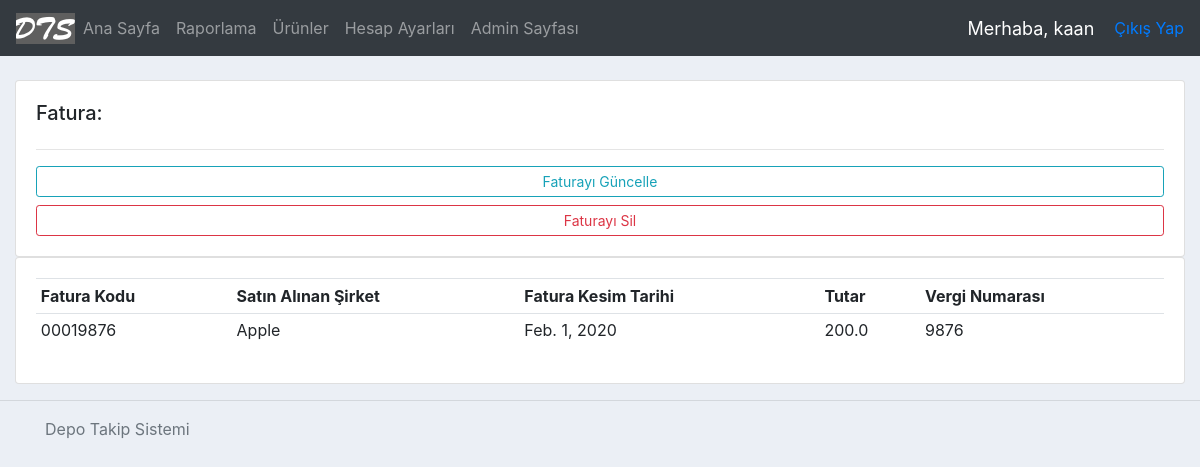
The page /invoice/17/ (signed in) on the database as committed earlier.
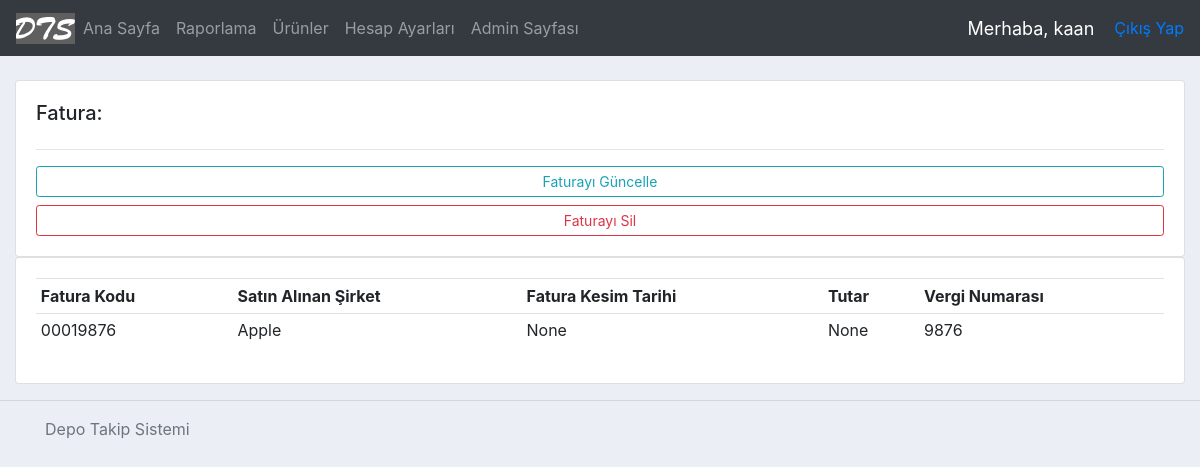
The same page on the database as committed later.
### accounts/models.py (models this page shows, shortened)
class Invoice(models.Model): #fatura
    invoiceCode = models.CharField( max_length = 200 )
    vendor = models.CharField( max_length=200, blank=True, null=True ) #faturayı kesen firma
    date = models.DateField( blank=True, null=True) #fatura kesim tarihi
    sum = models.FloatField( blank=True, null=True ) #tutar
    taxNo = models.CharField( max_length=200, blank=True, null=True ) #vergi numarası
    history = HistoricalRecords()

### accounts/views.py (the view)
# urls.py: path('invoice/<str:pk>/', views.invoice, name='invoice-path'),
@login_required(login_url='login')
def invoice(request, pk):
    invoice = Invoice.objects.get(id=pk)
    context = {'invoice': invoice}
    return render( request, 'accounts/invoice.html', context )

### accounts/templates/accounts/invoice.html (shortened to what this page needs)
{%  extends 'accounts/main.html' %}
{% block content %}
<br>
<div class="row">
	<div class="col-md">
		<div class="card card-body">
			<h5>Fatura:</h5>
			<hr>
			<a class="btn btn-outline-info  btn-sm btn-block" href="{% url 'updateInvoice' invoice.id %}">Faturayı Güncelle</a>
			<a class="btn btn-outline-danger  btn-sm btn-block" href="{% url 'deleteInvoice' invoice.id %}">Faturayı Sil</a>
		</div>
	</div>
</div>
<div class="row">
	<div class="col-md">
		<div class="card card-body">
			<table class="table table-sm">
				<tr>
					<th>Fatura Kodu</th>
					<th>Satın Alınan Şirket</th>
					<th>Fatura Kesim Tarihi</th>
					<th>Tutar</th>
					<th>Vergi Numarası</th>
				</tr>
				<tr>
					<td>{{ invoice.invoiceCode}}</td>
					<td>{{ invoice.vendor }}</td>
					<td>{{ invoice.date }}</td>
					<td>{{ invoice.sum }}</td>
					<td>{{ invoice.taxNo }}</td>
			</table>
		</div>
	</div>
</div>
{% endblock %}

Rows that differ between the two databases and show on the page:
changed Invoice "Apple": date "Feb. 1, 2020" → "None"; sum "200.0" → "None"
